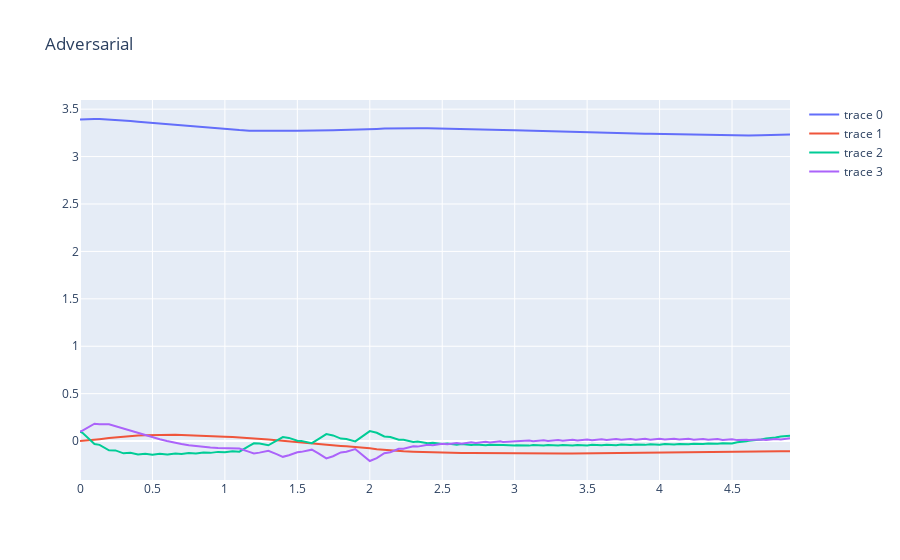

The cell this chart's notebook holds for it:
### Code cell
ctrl = controllers.get_limited_lookahead_controller(get_value_function(online_horizon)[0],
                                                    vf_approx_adv,
                                                    dt_sim*N)
x_traj_sim, t_traj_sim = controllers.sim_ctrl(x0, vf.u_dim[0], sys.dx,
                                              ctrl, dt_sim, N, integration_mode=integration_mode)
controllers.plot_sim(t_traj_sim, x_traj_sim, "Adversarial").show()
